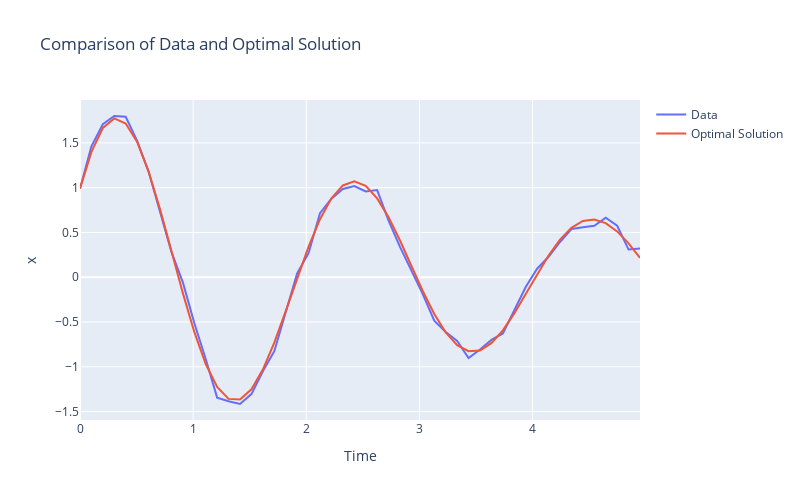

Write notebook code for a chart like this one.
### Markdown cell above
#### Finding optimal parameters for best fit

### Code cell
## Choose parameters that minimize your goodness of fit
## In this case our parameters are gamma and y_value

## Create a function that takes these parameters as arguments, the function will serve as a minimization routine.
## Choosing dual_annealing to search for the global min.

def calculate_ssr(params):
    gamma = params[0]
    y_value = params[1]
    
    # Assuming you have initial conditions x0, v0
    x0 = x_data[0]
    v0 = (x_data[1] - x_data[0]) / (t_data[1] - t_data[0])
    
    # Initial conditions
    y0 = [x0, v0]
    
    # Solve the ODE system using odeint
    solution = odeint(model, y0, t_data, args=(gamma, y_value))
    x_solution = solution[:, 0]
    
    # Calculate the sum of squared residuals (SSR)
    ssr = np.sum((x_solution - x_data) ** 2)
    return ssr

# Define the bounds for gamma and y_value
bounds = [(0, 100), (0, 10)]

# Minimize the SSR using dual_annealing
result = dual_annealing(calculate_ssr, bounds=bounds)

# Get the optimal values of gamma and y_value
gamma_optimal = result.x[0]
y_value_optimal = result.x[1]

# Solve the ODE system with the optimal gamma and y_value
x0 = x_data[0]
v0 = (x_data[1] - x_data[0]) / (t_data[1] - t_data[0])
y0 = [x0, v0]
solution = odeint(model, y0, t_data, args=(gamma_optimal, y_value_optimal))
x_solution = solution[:, 0]

## Plot the comparison between data and optimal solution
fig = go.Figure()
fig.add_trace(go.Scatter(x=t_data, y=x_data, mode='lines', name='Data'))
fig.add_trace(go.Scatter(x=t_data, y=x_solution, mode='lines', name='Optimal Solution'))
fig.update_layout(
    title="Comparison of Data and Optimal Solution",
    xaxis_title="Time",
    yaxis_title="x",
    height = 500,
    width = 800
)
fig.show()

print(f"Optimal gamma: {gamma_optimal}")
print(f"Optimal y_value: {y_value_optimal}")

# Calculate the sum of squared residuals (SSR)
ssr = np.sum((x_solution - x_data) ** 2)

# Print the SSR value
print("Sum of Squared Residuals (SSR):", ssr)

### Figure 1 — Plotly figure (JSON) as saved in the notebook; plotly's stock layout.template omitted (floating-point values rounded to 4 significant figures)
{"data": [{"mode": "lines", "name": "Data", "type": "scatter", "x": [0, 0.101, 0.202, 0.303, 0.404, 0.5051, 0.6061, 0.7071, 0.8081, 0.9091, 1.01, 1.111, 1.212, 1.313, 1.414, 1.515, 1.616, 1.717, 1.818, 1.919, 2.02, 2.121, 2.222, 2.323, 2.424, 2.525, 2.626, 2.727, 2.828, 2.929, 3.03, 3.131, 3.232, 3.333, 3.434, 3.535, 3.636, 3.737, 3.838, 3.939, 4.04, 4.141, 4.242, 4.343, 4.444, 4.545, 4.646, 4.747, 4.848, 4.949], "y": [0.9897, 1.463, 1.709, 1.801, 1.792, 1.524, 1.18, 0.7324, 0.2835, -0.0576, -0.512, -0.9141, -1.345, -1.386, -1.416, -1.306, -1.052, -0.8265, -0.3902, 0.0431, 0.2679, 0.715, 0.8768, 0.9858, 1.018, 0.9579, 0.9728, 0.6326, 0.3394, 0.0666, -0.1919, -0.4847, -0.6126, -0.7115, -0.9033, -0.808, -0.7005, -0.6278, -0.375, -0.1087, 0.0951, 0.2281, 0.3932, 0.5382, 0.5575, 0.5752, 0.6646, 0.5747, 0.3088, 0.3213]}, {"mode": "lines", "name": "Optimal Solution", "type": "scatter", "x": [0, 0.101, 0.202, 0.303, 0.404, 0.5051, 0.6061, 0.7071, 0.8081, 0.9091, 1.01, 1.111, 1.212, 1.313, 1.414, 1.515, 1.616, 1.717, 1.818, 1.919, 2.02, 2.121, 2.222, 2.323, 2.424, 2.525, 2.626, 2.727, 2.828, 2.929, 3.03, 3.131, 3.232, 3.333, 3.434, 3.535, 3.636, 3.737, 3.838, 3.939, 4.04, 4.141, 4.242, 4.343, 4.444, 4.545, 4.646, 4.747, 4.848, 4.949], "y": [0.9897, 1.4, 1.667, 1.773, 1.717, 1.511, 1.18, 0.7605, 0.2932, -0.178, -0.6111, -0.9695, -1.225, -1.359, -1.367, -1.252, -1.032, -0.7308, -0.3788, -0.009914, 0.3424, 0.6477, 0.881, 1.025, 1.071, 1.02, 0.8808, 0.6699, 0.4095, 0.125, -0.157, -0.4118, -0.6179, -0.7594, -0.8268, -0.8176, -0.7362, -0.5932, -0.4044, -0.1886, 0.03369, 0.2425, 0.4199, 0.5516, 0.6281, 0.6452, 0.6042, 0.5114, 0.3777, 0.2168]}], "layout": {"height": 500, "title": {"text": "Comparison of Data and Optimal Solution"}, "width": 800, "xaxis": {"title": {"text": "Time"}}, "yaxis": {"title": {"text": "x"}}}}
